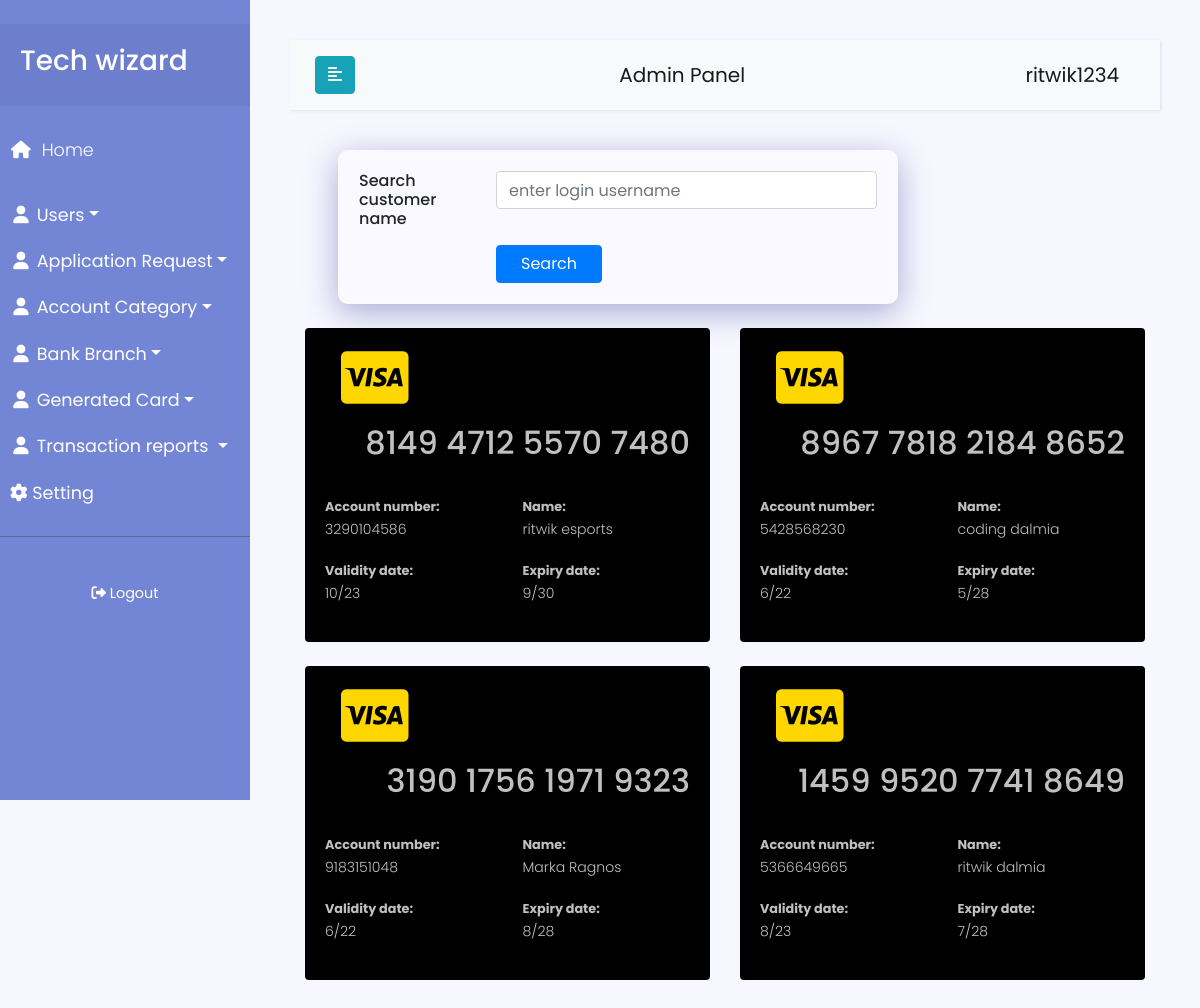
Page /admin/manage_card_details.php (signed in) on the committed database.
### tables this page shows
CREATE TABLE `card_account_details` (
  `card_id` int(11) NOT NULL,
  `login_username` varchar(255) NOT NULL,
  `full_name` varchar(255) NOT NULL,
  `email_id` varchar(255) NOT NULL,
  `account_number` bigint(15) NOT NULL,
  `debit_card` varchar(255) NOT NULL,
  `validity` varchar(255) NOT NULL,
  `expiry` varchar(255) NOT NULL,
  `cvv` int(3) NOT NULL,
  `branch_name` varchar(255) NOT NULL,
  `ifsc_code` varchar(255) NOT NULL,
  `country` varchar(255) NOT NULL,
  `transaction_pin` varchar(255) NOT NULL,
  `balance` int(11) NOT NULL DEFAULT '2000',
  `transaction_attempts` int(11) NOT NULL DEFAULT '0',
  `password_code` int(11) NOT NULL,
  `password_token` varchar(255) NOT NULL
);

### admin/manage_card_details.php (the view, shortened to what this page needs)
<!DOCTYPE html>
<html lang="en">
<body>
<br><br><br>
<div class="wrapper">
<?php include 'nav.php';?>
    <div class="container">
		<div class="main-body">
			<div class="row">
                <div class="col-lg-9 pl-5">
					<div class="card"  style="width:95%; background: rgba( 255, 255, 255, 0.25 );box-shadow: 0 8px 32px 0 rgba( 31, 38, 135, 0.37 );backdrop-filter: blur( 4px );
					-webkit-backdrop-filter: blur( 40px );border-radius: 10px;border: 1px solid rgba( 255, 255, 255, 0.18 );" >
						<div class="card-body">
							<form action="manage_card_details.php" method="POST">
							<div class="row mb-3">
								<div class="col-sm-3">
									<h6 class="mb-0">Search customer name </h6>
								</div>
								<div class="col-sm-9 text-secondary">
								<input type="text" class="form-control"  name="login_username" id="login_username" placeholder="enter login username"required>
								</div>
							</div>
							<div class="row">
								<div class="col-sm-3"></div>
								<div class="col-sm-9 text-secondary">
									<input type="submit" class="btn btn-primary px-4" value="Search">
								</div>
							</div>
						</div>
					</div>
				</div>
	        </div>
            <div class='row'>
                <?php
if($_SERVER["REQUEST_METHOD"] == "POST"){
    $login_username = $_POST["login_username"];
    $select_display="select  * from card_account_details where login_username='$login_username' order by card_id" ;
                   $sql1 = mysqli_query($conn,$select_display);
                   while($row=mysqli_fetch_assoc($sql1)){
                    $card_id=$row['card_id'];
                    $login_username=$row['login_username'];
                    $full_name =$row['full_name'];
                    $account_number=$row['account_number'];
                    $debit_card=$row['debit_card'];
                    $validity =$row['validity'];
                    $expiry=$row['expiry'];
                    $cvv =$row['cvv'];
                    $transaction_pin =$row['transaction_pin'];
echo "
<div class='col-lg-6'>
<div class='card' style='box-shadow: 0 0 0px rgb(0 0 0) !important;'>
<div class='card-body'>
    <div class='d-flex flex-column align-items-left text-left'>
    <i class='fa fa-cc-visa payment-icon-big ml-3'></i>
        <div class='mt-3'>
        <div class='row'>
        <h2 class='col-sm-12 text-right' style='color:#C0C0C0'>
       $debit_card
    </h2>
    </div><br>
    <div class='row'>
                        <div class='col-sm-6 '>
                        <small>
                            <strong style='color:#C0C0C0'>Account number:</strong> <p style='color:#C0C0C0'>$account_number</p>
                        </small>
                    </div>
                    <div class='col-sm-6 '>
                        <small>
                            <strong style='color:#C0C0C0'>Name:</strong> <p style='color:#C0C0C0'>$full_name</p>
                        </small>
                        </div>
                    <div class='col-sm-6 '>
                        <small>
                            <strong style='color:#C0C0C0'>Validity  date:</strong> <p style='color:#C0C0C0'>$validity</p>
                        </small>
                    </div>
                    <div class='col-sm-6'>
                        <small>
                            <strong style='color:#C0C0C0'>Expiry date:</strong> <p style='color:#C0C0C0'>$expiry</p>
                        </small>
                    </div>
                    <div class='col-sm-6 '>
                        <small>
                            <strong style='color:#C0C0C0'>Name:</strong> <p style='color:#C0C0C0'>$full_name</p>
                        </small>
                        </div>
                    </div>
        <div><br><br></div>";
                echo"
        </div>
    </div>
</div>
</div>
</div>
";
}
}
else{
  $select_display="select  * from card_account_details" ;
  $sql1 = mysqli_query($conn,$select_display);
  while($row=mysqli_fetch_assoc($sql1)){
   $full_name =$row['full_name'];
   $account_number=$row['account_number'];
   $debit_card=$row['debit_card'];
   $validity =$row['validity'];
   $expiry=$row['expiry'];
echo "
<div class='col-lg-6'>
<div class='card' style='box-shadow: 0 0 0px rgb(0 0 0) !important;'>
<div class='card-body'>
    <div class='d-flex flex-column align-items-left text-left'>
    <i class='fa fa-cc-visa payment-icon-big ml-3'></i>
        <div class='mt-3'>
        <div class='row'>
        <h2 class='col-sm-12 text-right' style='color:#C0C0C0'>
       $debit_card
    </h2>
    </div><br>
    <div class='row'>
                    <div class='col-sm-6 '>
                        <small>
                            <strong style='color:#C0C0C0'>Account number:</strong> <p style='color:#C0C0C0'>$account_number</p>
                        </small>
                    </div>
                    <div class='col-sm-6 '>
                        <small>
                            <strong style='color:#C0C0C0'>Name:</strong> <p style='color:#C0C0C0'>$full_name</p>
                        </small>
                        </div>
                    <div class='col-sm-6 '>
                        <small>
                            <strong style='color:#C0C0C0'>Validity  date:</strong> <p style='color:#C0C0C0'>$validity</p>
                        </small>
                    </div>
                    <div class='col-sm-6'>
                        <small>
                            <strong style='color:#C0C0C0'>Expiry date:</strong> <p style='color:#C0C0C0'>$expiry</p>
                        </small>
                    </div>
        </div>
        <div></div>";
                echo"
        </div>
    </div>
</div>
</div>
</div>
";
                }
            }
                ?>
                </div>
		</div>
	 </div>
    </div>
    </div>
</body>
</html>

### admin/style2.css (style rules this page uses)
body { font-family: 'Poppins', sans-serif; background: #fafafa; }
p { font-family: 'Poppins', sans-serif; font-size: 1.1em; font-weight: 300; line-height: 1.7em; color: #999; }
.wrapper { display: flex; width: 100%; }

### admin/manage_card_details.php (style rules this page uses)
body { background: #f7f7ff; margin-top:20px; }
.card { position: relative; display: flex; flex-direction: column; min-width: 0; word-wrap: break-word; background-color: black; background-clip: border-box; border: 0 solid transparent; border-radius: .25rem; margin-bottom: 1.5rem; box-shadow: 0 2px 6px 0 rgb(218 218 253 / 65%), 0 2px 6px 0 rgb(206 206 238 / 54%); }
.payment-icon-big { font-size: 60px; color: #FFD700; }

### rows in the picture
card_account_details: debit_card "8149 4712 5570 7480", account_number "3290104586", full_name "ritwik esports", validity "10/23", expiry "9/30"
card_account_details: debit_card "8967 7818 2184 8652", account_number "5428568230", full_name "coding dalmia", validity "6/22", expiry "5/28"
card_account_details: debit_card "3190 1756 1971 9323", account_number "9183151048", full_name "Marka Ragnos", validity "6/22", expiry "8/28"
card_account_details: debit_card "1459 9520 7741 8649", account_number "5366649665", full_name "ritwik dalmia", validity "8/23", expiry "7/28"

### other values in the picture
$_SESSION['admin_username'] "ritwik1234"
